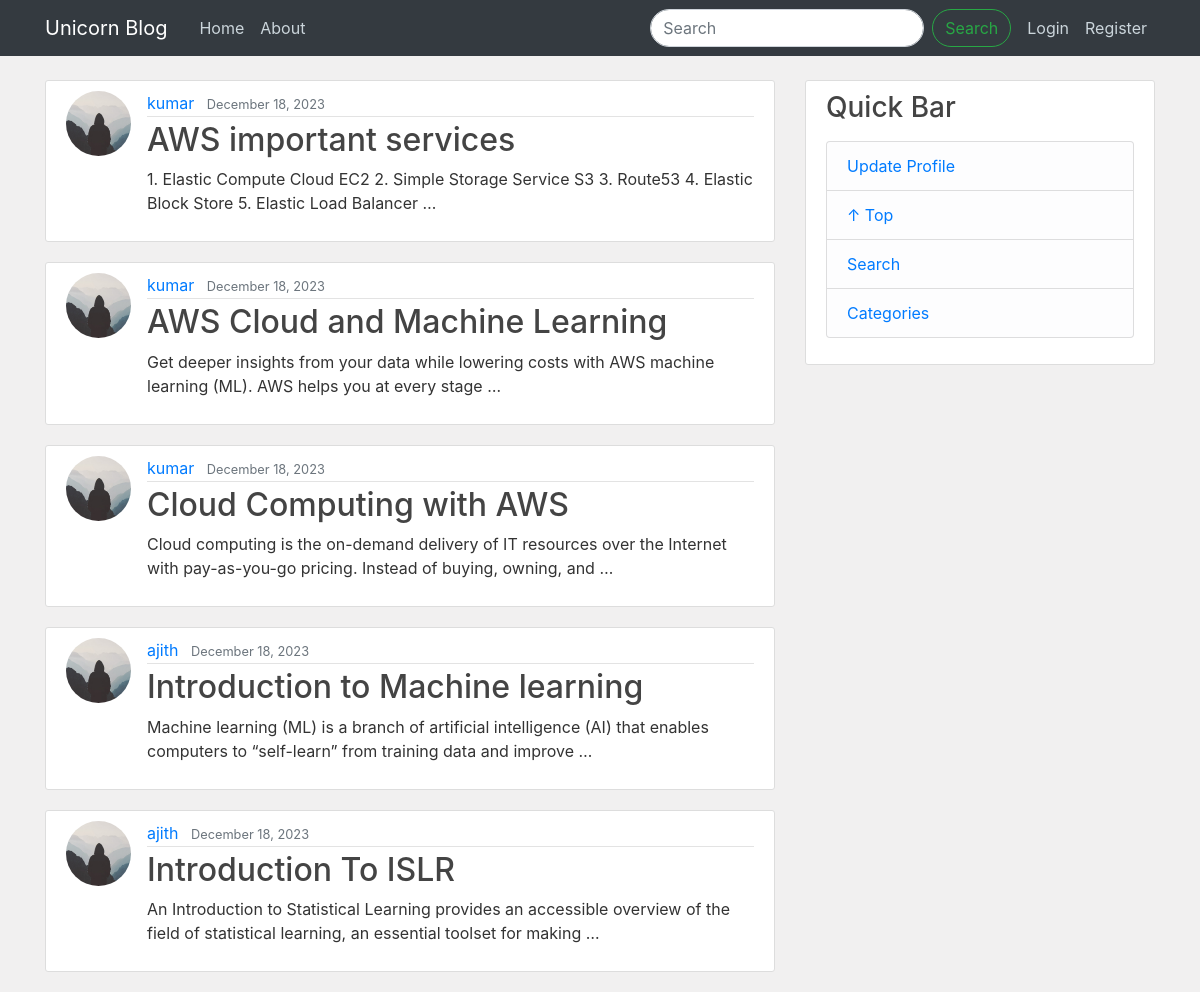
The page / on the database its author committed.
### blog/models.py (models this page shows, shortened)
class Post(models.Model):
    title = models.CharField(max_length=255)
    content = models.TextField()
    date_posted = models.DateTimeField(default=timezone.now)
    author = models.ForeignKey(User, on_delete=models.CASCADE)

### users/models.py (models this page shows, shortened)
class Profile(models.Model):
    user = models.OneToOneField(User, on_delete=models.CASCADE)
    image = models.ImageField(default="default.jpg", upload_to="profile_pics")

### blog/views.py (the view)
# urls.py: path("", views.PostListView.as_view(), name="blog-home"),
class PostListView(generic.ListView):
    template_name = "blog/home.html"
    model = Post
    context_object_name = "posts"
    paginate_by = 5
    def get_queryset(self):
        if "q" in self.request.GET:
            return Post.objects.filter(
                title__icontains=self.request.GET.get("q")
            ).order_by("-date_posted")
        return Post.objects.all().order_by("-date_posted")

### blog/templates/blog/home.html (shortened to what this page needs)
{% extends "blog/blog_base.html" %}
{% block content %}
{% for post in posts %}
  <article class="media content-section">
    <img class="rounded-circle article-img" src="{{ post.author.profile.image.url}}">
    <div class="media-body">
      <div class="article-metadata">
        <a class="mr-2" href="{% url 'user-posts' username=post.author.username %}">{{ post.author }}</a>
        <small class="text-muted">{{ post.date_posted|date:"F d, Y" }}</small>
      </div>
      <h2><a class="article-title" href="{% url 'post-detail' pk=post.id %}">{{ post.title }}</a></h2>
      <p class="article-content">{{ post.content|truncatewords:20 }}</p>
    </div>
  </article>
{% endfor %}
{% endblock content %}

### blog/templates/blog/blog_base.html (shortened to what this page needs)
{% load static %}
<!DOCTYPE html>
<html lang="en">
<head>
  <link rel="stylesheet" href="https://cdn.jsdelivr.net/npm/bootstrap@4.0.0/dist/css/bootstrap.min.css"
>
  <link rel="stylesheet" href="{% static 'blog/main.css' %}">
</head>
<body style="background:#f1f0f0;">
  <header class="site-header">
    <nav class="navbar navbar-expand-md navbar-dark bg-dark fixed-top">
      <div class="container">
        <a class="navbar-brand mr-4" href="{% url 'blog-home' %}">Unicorn Blog</a>
        <div class="collapse navbar-collapse" id="navbarToggle">
          <div class="navbar-nav mr-auto">
            <a class="nav-item nav-link" href="{% url 'blog-home' %}">Home</a>
            <a class="nav-item nav-link" href="{% url 'blog-about' %}">About</a>
          </div>
          <div class="navbar-nav mr-2">
            <form class="form-inline my-2 my-lg-0">
              <input class="form-control mr-sm-2 rounded-pill" name="q" type="search" placeholder="Search"
                aria-label="Search">
              <button class="btn btn-outline-success my-2 my-sm-0 rounded-pill" type="submit">Search</button>
            </form>
          </div>
          <div class="navbar-nav">
            {% if user.is_authenticated %}
            <a class="nav-item nav-link" href="{% url 'post-create' %}">New Post</a>
            <a class="nav-item nav-link" href="{% url 'profile' %}">Profile</a>
            <a class="nav-item nav-link" href="{% url 'logout' %}">Logout</a>
            {% else %}
            <a class="nav-item nav-link" href="{% url 'login' %}">Login</a>
            <a class="nav-item nav-link" href="{% url 'register' %}">Register</a>
            {% endif %}
          </div>
        </div>
      </div>
    </nav>
  </header>
  <main role="main" class="container">
    <div class="row">
      <div class="col-md-8">
        {% block content %}{% endblock content %}
      </div>
      <div class="col-md-4">
        <div class="content-section">
          <h3>Quick Bar</h3>
          <p class='text-muted'>
          <ul class="list-group">
            <li class="list-group-item list-group-item-light"><a href="{% url 'profile' %}">Update Profile</a></li>
            <li class="list-group-item list-group-item-light"><a href="{% url 'blog-home' %}">&#8593; Top</a></li>
            <li class="list-group-item list-group-item-light"><a href="#">Search</a></li>
            <li class="list-group-item list-group-item-light"><a href="#">Categories</a></li>
          </ul>
          </p>
        </div>
      </div>
    </div>
  </main>
</body>
</html>

### blog/static/blog/main.css (style rules this page uses)
body { background: #fafafa; color: #333333; margin-top: 5rem; }
h1, h2, h3, h4, h5, h6 { color: #444444; }
ul { margin: 0; }
.site-header .navbar-nav .nav-link { color: #cbd5db; }
.content-section { background: #ffffff; padding: 10px 20px; border: 1px solid #dddddd; border-radius: 3px; margin-bottom: 20px; }
.article-title { color: #444444; }
.article-content { white-space: pre-line; }
.article-img { height: 65px; width: 65px; margin-right: 16px; }
.article-metadata { padding-bottom: 1px; margin-bottom: 4px; border-bottom: 1px solid #e3e3e3 }

### blog/templates/blog/blog_base.html (style rules this page uses)
.rounded-pill { border-top-left-radius: 50rem !important; border-bottom-left-radius: 50rem !important; border-top-right-radius: 50rem !important; border-bottom-right-radius: 50rem !important; }

### rows shown on the page
Post: author.profile.image (placeholder picture), author "kumar", date_posted "December 18, 2023", title "AWS important services", content "1. Elastic Compute Cloud EC2 2. Simple Storage Service S3 3. Route53 4. Elastic Block Store 5. Elastic Load Balancer …"
Post: author.profile.image (placeholder picture), author "kumar", date_posted "December 18, 2023", title "AWS Cloud and Machine Learning", content "Get deeper insights from your data while lowering costs with AWS machine learning (ML). AWS helps you at every stage …"
Post: author.profile.image (placeholder picture), author "kumar", date_posted "December 18, 2023", title "Cloud Computing with AWS", content "Cloud computing is the on-demand delivery of IT resources over the Internet with pay-as-you-go pricing. Instead of buying, owning, and …"
Post: author.profile.image (placeholder picture), author "ajith", date_posted "December 18, 2023", title "Introduction to Machine learning", content "Machine learning (ML) is a branch of artificial intelligence (AI) that enables computers to “self-learn” from training data and improve …"
Post: author.profile.image (placeholder picture), author "ajith", date_posted "December 18, 2023", title "Introduction To ISLR", content "An Introduction to Statistical Learning provides an accessible overview of the field of statistical learning, an essential toolset for making …"
